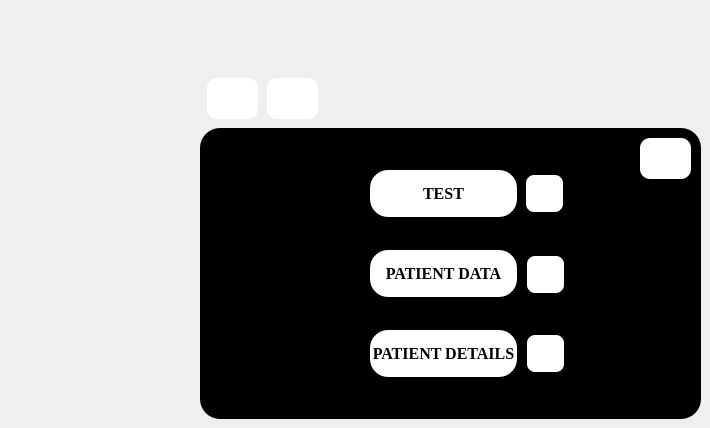
    <widget class="QWidget" name="page_6">
     <widget class="QGroupBox" name="groupBox_4">
      <property name="geometry">
       <rect>
        <x>200</x>
        <y>128</y>
        <width>501</width>
        <height>291</height>
       </rect>
      </property>
      <property name="styleSheet">
       <string notr="true">QGroupBox{
color:white;
background:black;
border-radius:20px;
}</string>
      </property>
      <property name="title">
       <string/>
      </property>
      <widget class="QPushButton" name="pushButton_5">
       <property name="geometry">
        <rect>
         <x>168</x>
         <y>40</y>
         <width>151</width>
         <height>51</height>
        </rect>
       </property>
       <property name="font">
        <font>
         <family>Times New Roman</family>
         <pointsize>12</pointsize>
         <weight>75</weight>
         <bold>true</bold>
        </font>
       </property>
       <property name="styleSheet">
        <string notr="true">QPushButton{
border: 2px solid black;
border-radius:20px;
background:white;

background-color: rgb(255, 255, 255);}
QPushButton:hover {
  background: rgb(170, 165, 163);
}</string>
       </property>
       <property name="text">
        <string>TEST</string>
       </property>
      </widget>
      <widget class="QPushButton" name="pushButton_LoadData">
       <property name="geometry">
        <rect>
         <x>168</x>
         <y>120</y>
         <width>151</width>
         <height>51</height>
        </rect>
       </property>
       <property name="font">
        <font>
         <family>Times New Roman</family>
         <pointsize>12</pointsize>
         <weight>75</weight>
         <bold>true</bold>
        </font>
       </property>
       <property name="styleSheet">
        <string notr="true">QPushButton{
border: 2px solid black;
border-radius:20px;
background:white;

background-color: rgb(255, 255, 255);}
QPushButton:hover {
  background: rgb(170, 165, 163);
}</string>
       </property>
       <property name="text">
        <string>PATIENT DATA</string>
       </property>
      </widget>
      <widget class="QPushButton" name="pushButton_LoadData_2">
       <property name="geometry">
        <rect>
         <x>168</x>
         <y>200</y>
         <width>151</width>
         <height>51</height>
        </rect>
       </property>
       <property name="font">
        <font>
         <family>Times New Roman</family>
         <pointsize>12</pointsize>
         <weight>75</weight>
         <bold>true</bold>
        </font>
       </property>
       <property name="styleSheet">
        <string notr="true">QPushButton{
border: 2px solid black;
border-radius:20px;
background:white;

background-color: rgb(255, 255, 255);}
QPushButton:hover {
  background: rgb(170, 165, 163);
}</string>
       </property>
       <property name="text">
        <string>PATIENT DETAILS</string>
       </property>
      </widget>
      <widget class="QPushButton" name="pushButton_7">
       <property name="geometry">
        <rect>
         <x>324</x>
         <y>45</y>
         <width>41</width>
         <height>41</height>
        </rect>
       </property>
       <property name="styleSheet">
        <string notr="true">QPushButton{
border: 2px solid black;
border-radius:10px;
background:white;

background-color: rgb(255, 255, 255);}
QPushButton:hover {
  background: rgb(170, 165, 163);
}</string>
       </property>
       <property name="text">
        <string/>
       </property>
       <property name="icon">
        <iconset>
         <normaloff>:/images/testing-tube.png</normaloff>:/images/testing-tube.png</iconset>
       </property>
       <property name="iconSize">
        <size>
         <width>30</width>
         <height>30</height>
        </size>
       </property>
      </widget>
      <widget class="QPushButton" name="pushButton_8">
       <property name="geometry">
        <rect>
         <x>325</x>
         <y>205</y>
         <width>41</width>
         <height>41</height>
        </rect>
       </property>
       <property name="styleSheet">
        <string notr="true">QPushButton{
border: 2px solid black;
border-radius:10px;
background:white;

background-color: rgb(255, 255, 255);}
QPushButton:hover {
  background: rgb(170, 165, 163);
}</string>
       </property>
       <property name="text">
        <string/>
       </property>
       <property name="icon">
        <iconset>
         <normaloff>:/images/notes.png</normaloff>:/images/notes.png</iconset>
       </property>
       <property name="iconSize">
        <size>
         <width>30</width>
         <height>30</height>
        </size>
       </property>
      </widget>
      <widget class="QPushButton" name="pushButton_9">
       <property name="geometry">
        <rect>
         <x>325</x>
         <y>126</y>
         <width>41</width>
         <height>41</height>
        </rect>
       </property>
       <property name="styleSheet">
        <string notr="true">QPushButton{
border: 2px solid black;
border-radius:10px;
background:white;

background-color: rgb(255, 255, 255);}
QPushButton:hover {
  background: rgb(170, 165, 163);
}</string>
       </property>
       <property name="text">
        <string/>
       </property>
       <property name="icon">
        <iconset>
         <normaloff>:/images/table-grid.png</normaloff>:/images/table-grid.png</iconset>
       </property>
       <property name="iconSize">
        <size>
         <width>30</width>
         <height>30</height>
        </size>
       </property>
      </widget>
      <widget class="QPushButton" name="pushButton_26">
       <property name="geometry">
        <rect>
         <x>440</x>
         <y>10</y>
         <width>51</width>
         <height>41</height>
        </rect>
       </property>
       <property name="styleSheet">
        <string notr="true">QPushButton{
border-radius:10px;
background:white;

background-color: rgb(255, 255, 255);}
QPushButton:hover {
  background: rgb(170, 165, 163);
}</string>
       </property>
       <property name="text">
        <string/>
       </property>
       <property name="icon">
        <iconset>
         <normaloff>:/images/return.png</normaloff>:/images/return.png</iconset>
       </property>
       <property name="iconSize">
        <size>
         <width>20</width>
         <height>20</height>
        </size>
       </property>
      </widget>
     </widget>
     <widget class="QPushButton" name="pushButton_41">
      <property name="geometry">
       <rect>
        <x>267</x>
        <y>78</y>
        <width>51</width>
        <height>41</height>
       </rect>
      </property>
      <property name="styleSheet">
       <string notr="true">QPushButton{
border-radius:10px;
background:white;

background-color: rgb(255, 255, 255);}
QPushButton:hover {
  background: rgb(170, 165, 163);
}</string>
      </property>
      <property name="text">
       <string/>
      </property>
      <property name="icon">
       <iconset>
        <normaloff>:/images/calculator_2838862.png</normaloff>:/images/calculator_2838862.png</iconset>
      </property>
      <property name="iconSize">
       <size>
        <width>26</width>
        <height>26</height>
       </size>
      </property>
     </widget>
     <widget class="QPushButton" name="pushButton_42">
      <property name="geometry">
       <rect>
        <x>207</x>
        <y>78</y>
        <width>51</width>
        <height>41</height>
       </rect>
      </property>
      <property name="styleSheet">
       <string notr="true">QPushButton{
border-radius:10px;
background:white;

background-color: rgb(255, 255, 255);}
QPushButton:hover {
  background: rgb(170, 165, 163);
}</string>
      </property>
      <property name="text">
       <string/>
      </property>
      <property name="icon">
       <iconset>
        <normaloff>:/images/wifi_2099239.png</normaloff>:/images/wifi_2099239.png</iconset>
      </property>
      <property name="iconSize">
       <size>
        <width>20</width>
        <height>20</height>
       </size>
      </property>
     </widget>
    </widget>
